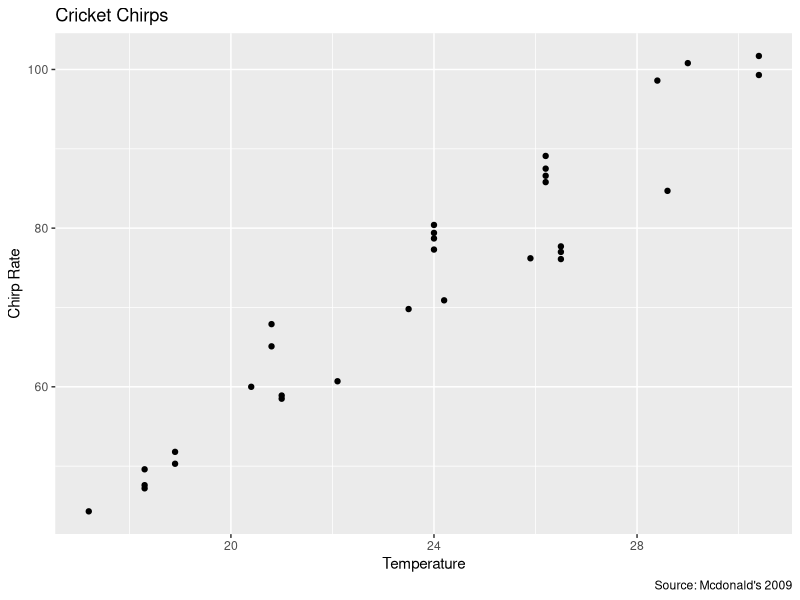
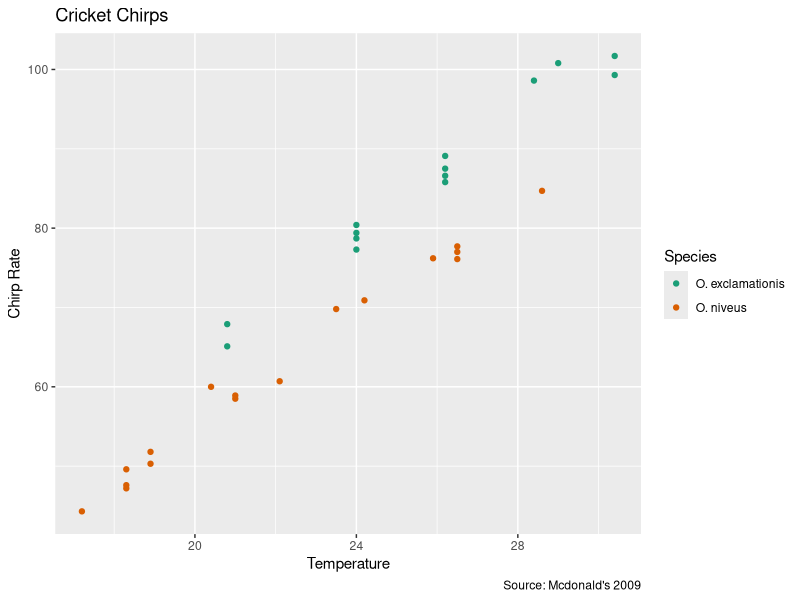
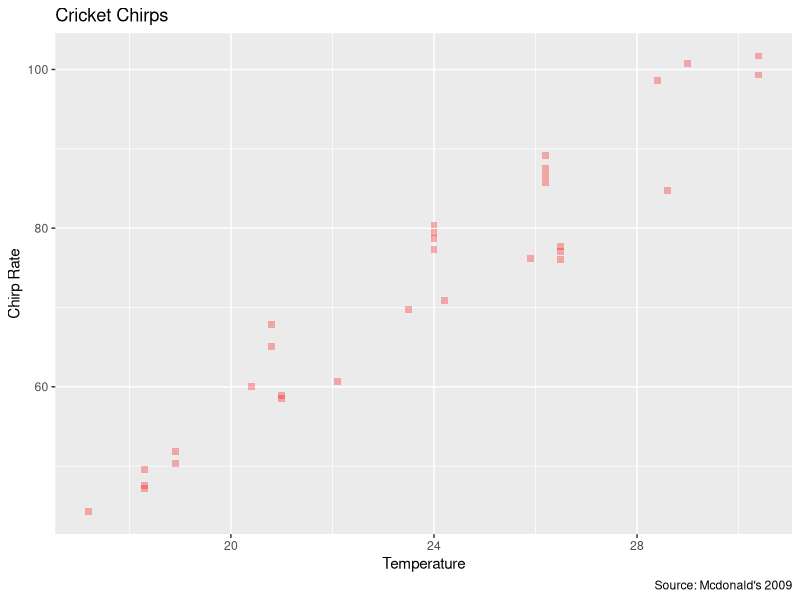
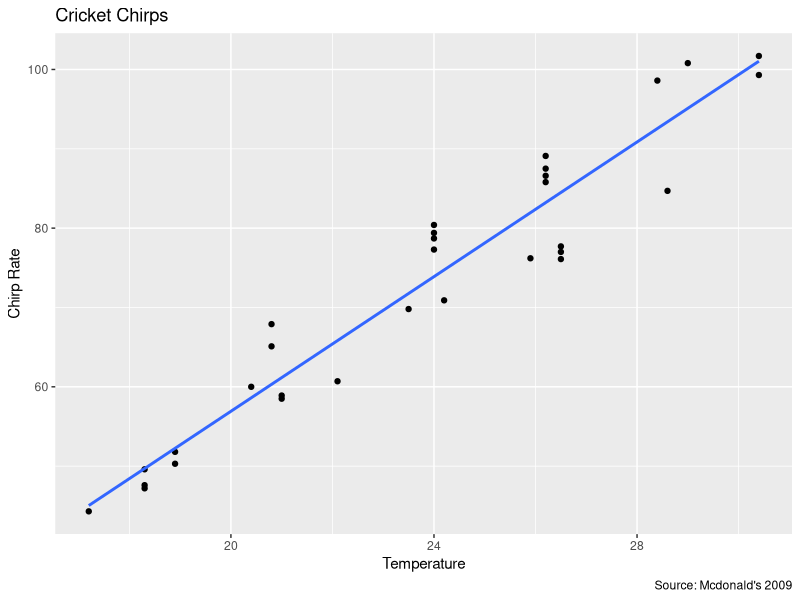
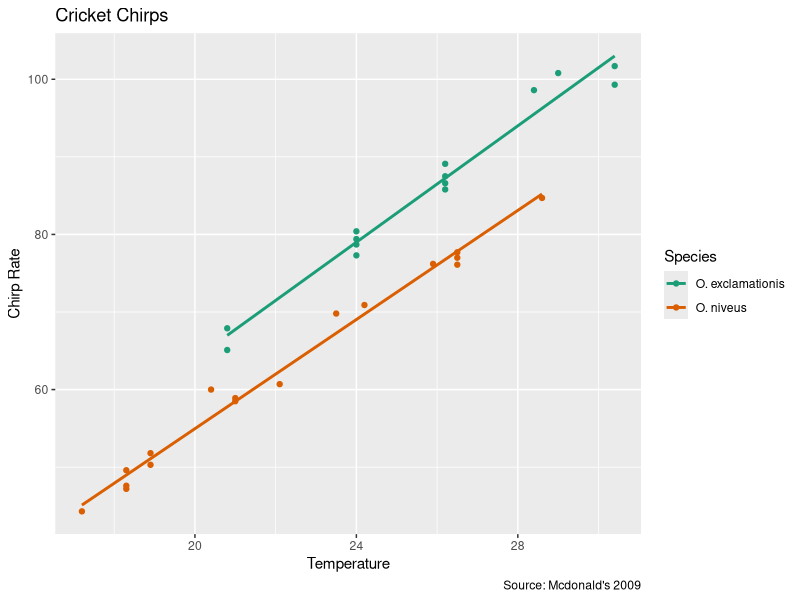
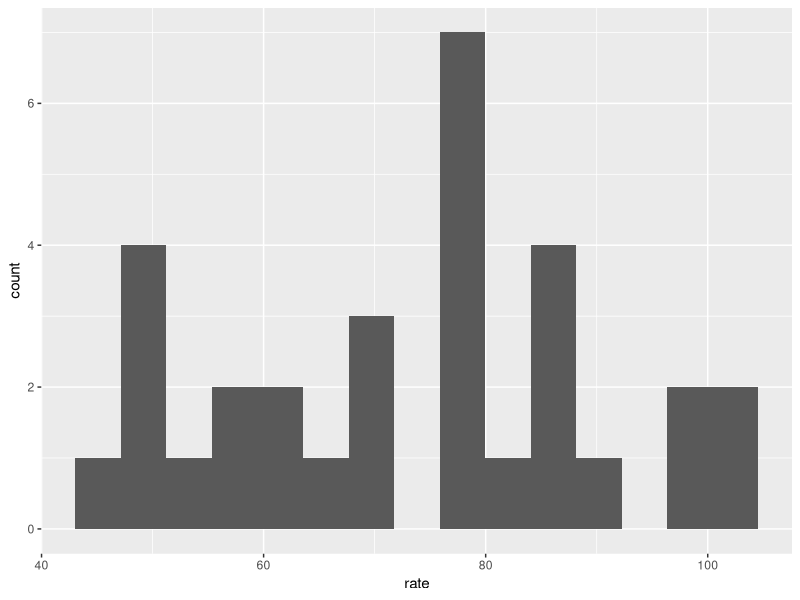
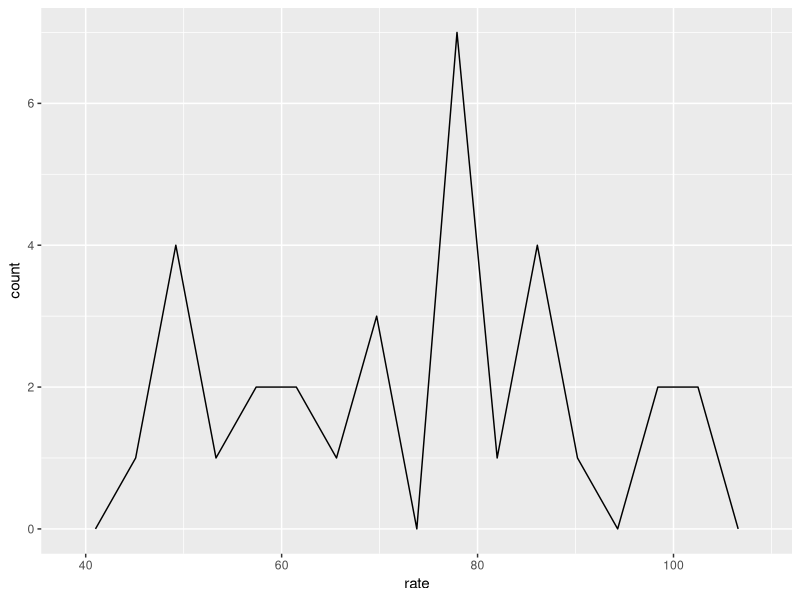
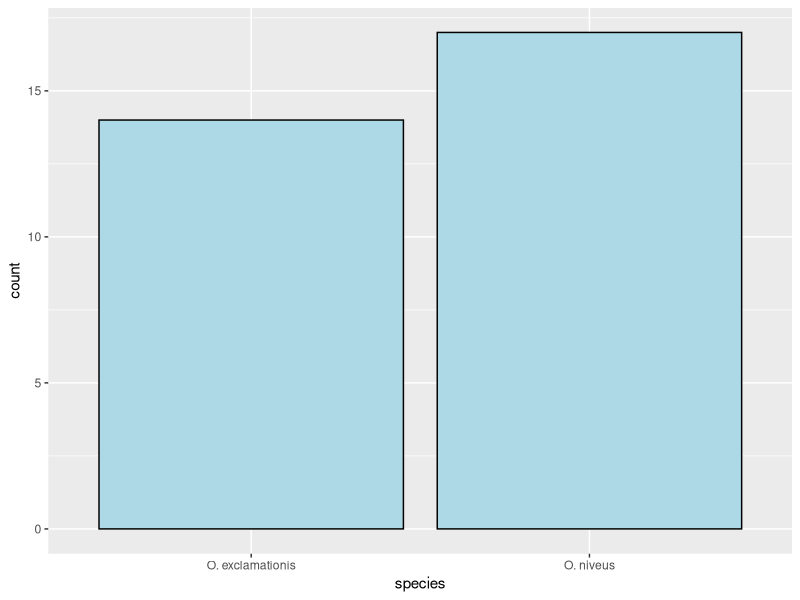

Recreate these plots in R, in order.
library(tidyverse)
library(modeldata)
? ggplot

?crickets
view(crickets)

# Basic stuff

ggplot(crickets, aes(x = temp,
                     y = rate)) + 
  geom_point() + 
  labs(x = "Temperature",
       y = "Chirp Rate",
       title = "Cricket Chirps",
       caption = "Source: Mcdonald's 2009")


ggplot(crickets, aes(x = temp,
                     y = rate,
                     color = species)) + 
  geom_point() + 
  labs(x = "Temperature",
       y = "Chirp Rate",
       color = "Species",
       title = "Cricket Chirps",
       caption = "Source: Mcdonald's 2009") +
    scale_color_brewer(palette = "Dark2")

#Modifiying basic properties on the plot
ggplot(crickets, aes(x = temp,
                     y = rate)) + 
  geom_point(color = "red",
              size = 2,
              alpha =.3,
             shape = "square")+ 
  labs(x = "Temperature",
       y = "Chirp Rate",
       title = "Cricket Chirps",
       caption = "Source: Mcdonald's 2009")

# Adding another layer

ggplot(crickets, aes(x = temp,
                     y = rate)) + 
  geom_point() +
  geom_smooth(method = "lm",
              se = FALSE) +
  labs(x = "Temperature",
       y = "Chirp Rate",
       title = "Cricket Chirps",
       caption = "Source: Mcdonald's 2009")


ggplot(crickets, aes(x = temp,
                     y = rate,
                     color = species)) + 
  geom_point() + 
  geom_smooth(method = "lm",
              se = FALSE) +
  labs(x = "Temperature",
       y = "Chirp Rate",
       color = "Species",
       title = "Cricket Chirps",
       caption = "Source: Mcdonald's 2009") +
  scale_color_brewer(palette = "Dark2")

#other plots



ggplot(crickets, aes(x = rate)) +
  geom_histogram(bins = 15) # one quantitative variable

ggplot(crickets, aes(x = rate)) +
  geom_freqpoly(bins = 15)

ggplot(crickets, aes(x = species)) +
  geom_bar(color = "Black",
           fill = "light blue")

ggplot(crickets, aes(x = species,
                     fill = species)) + 
  geom_bar(show.legend = FALSE) +
  scale_fill_brewer(palette = "Dark2")

ggplot(crickets, aes(x = species,
                     y =rate,
                     color = species)) +
  geom_boxplot(show.legend = FALSE) +
  scale_color_brewer(palette = "Dark2") +
  theme_minimal()


#faceting

ggplot(crickets, aes(x =rate,
                     fill = species)) +
  geom_histogram(bins = 15) +
  scale_fill_brewer(palette = "Dark2")


ggplot(crickets, aes(x = rate,
                     fill = species)) +
  geom_histogram(bins = 15,
                 show.legend = FALSE) +
  facet_wrap(~species) +
  scale_fill_brewer(palette = "Dark2")

ggplot(crickets, aes(x = rate,
                     fill = species)) +
  geom_histogram(bins = 15,
                 show.legend = FALSE) +
  facet_wrap(~species,
             ncol = 1) +
  scale_fill_brewer(palette = "Dark2")
